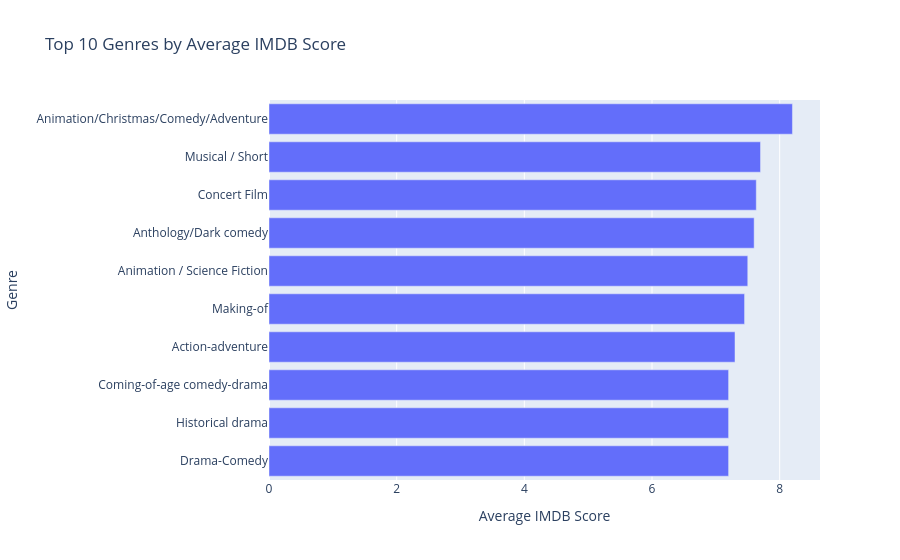

The cell this chart's notebook holds for it:
### Code cell
import plotly.express as px

fig = px.bar(
    top_genre.reset_index(),
    x="IMDB Score",
    y="Genre",
    orientation="h",
    title="Top 10 Genres by Average IMDB Score",
    labels={
        "IMDB Score": "Average IMDB Score",
        "Genre": "Genre"
    }
)

fig.update_layout(yaxis={'categoryorder':'total ascending'})
fig.show()

### Figure 1 — Plotly figure (JSON) as saved in the notebook; plotly's stock layout.template omitted (floating-point values rounded to 4 significant figures)
{"data": [{"hovertemplate": "Average IMDB Score=%{x}<br>Genre=%{y}<extra></extra>", "legendgroup": "", "marker": {"color": "#636efa", "pattern": {"shape": ""}}, "name": "", "orientation": "h", "showlegend": false, "textposition": "auto", "type": "bar", "x": [8.2, 7.7, 7.633, 7.6, 7.5, 7.45, 7.3, 7.2, 7.2, 7.2], "xaxis": "x", "y": ["Animation/Christmas/Comedy/Adventure", "Musical / Short", "Concert Film", "Anthology/Dark comedy", "Animation / Science Fiction", "Making-of", "Action-adventure", "Drama-Comedy", "Historical drama", "Coming-of-age comedy-drama"], "yaxis": "y"}], "layout": {"barmode": "relative", "legend": {"tracegroupgap": 0}, "title": {"text": "Top 10 Genres by Average IMDB Score"}, "xaxis": {"anchor": "y", "domain": [0, 1], "title": {"text": "Average IMDB Score"}}, "yaxis": {"anchor": "x", "categoryorder": "total ascending", "domain": [0, 1], "title": {"text": "Genre"}}}}
